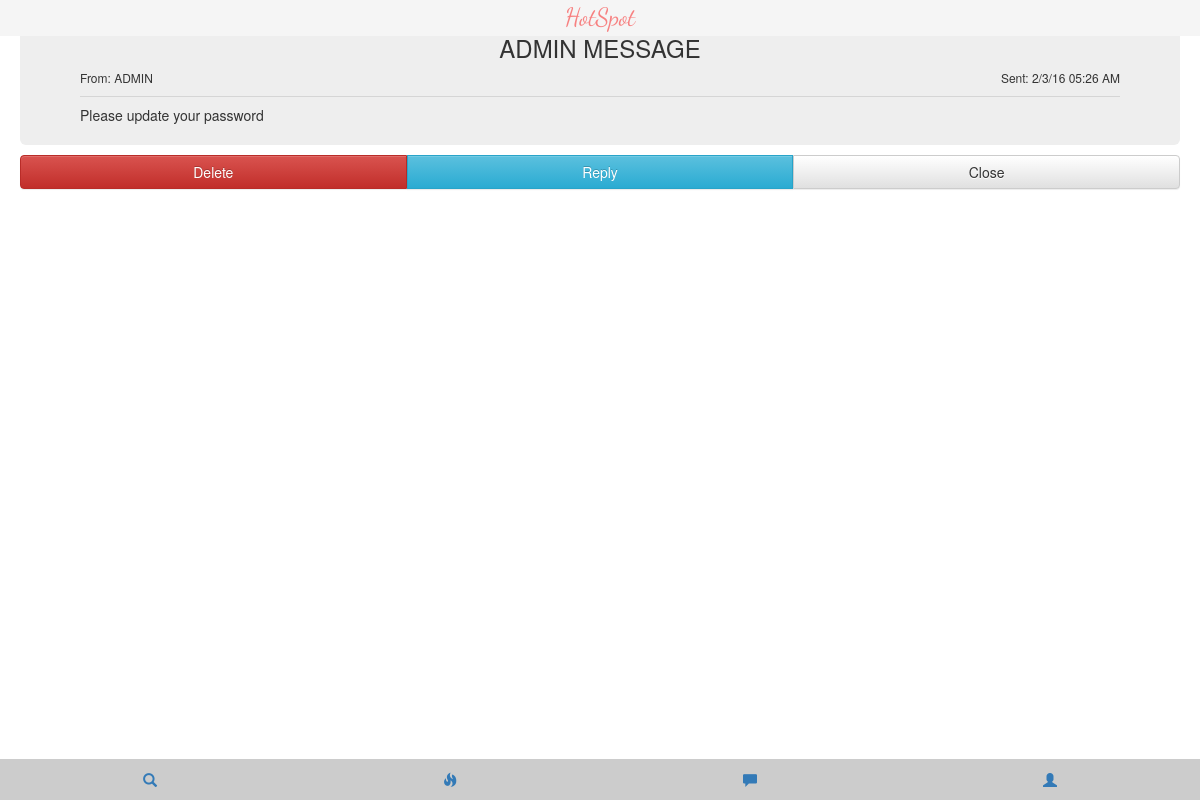
Page /msg.php?dmid=1 (signed in) on the earlier database version.
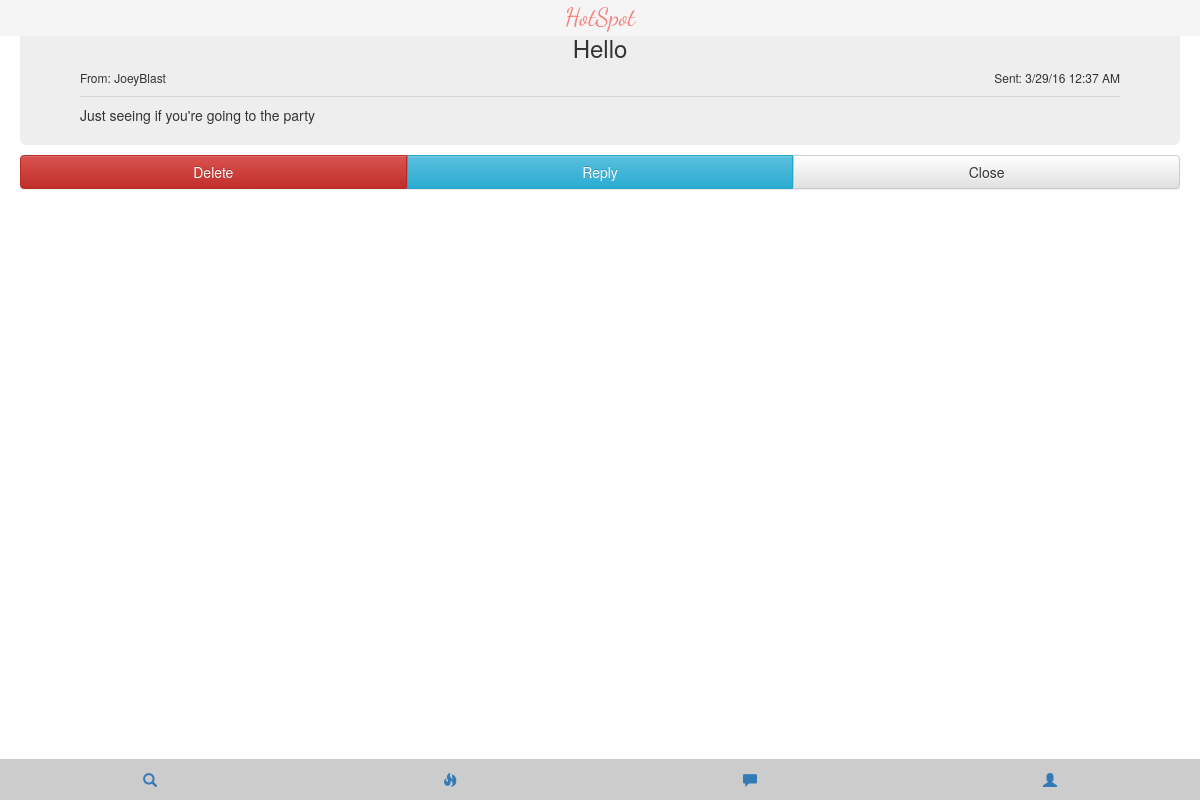
Same page on the later database version.
### tables this page shows
CREATE TABLE `dir_mess` (
  `DM_ID` int(7) NOT NULL,
  `DM_FROM_ID` int(7) NOT NULL,
  `DM_TO_ID` int(7) NOT NULL,
  `DM_SUBJECT` varchar(255) DEFAULT NULL,
  `DM_MESSAGE` longtext NOT NULL,
  `DM_DATE_TIME` timestamp NOT NULL DEFAULT CURRENT_TIMESTAMP ON UPDATE CURRENT_TIMESTAMP,
  `USER_U_ID1` int(7) NOT NULL
);

CREATE TABLE `user` (
  `U_ID` int(7) NOT NULL,
  `U_ACCT_TYPE` char(1) NOT NULL,
  `U_USERNAME` char(255) NOT NULL,
  `U_F_NAME` char(255) NOT NULL,
  `U_L_NAME` char(255) NOT NULL,
  `U_DOB` date NOT NULL,
  `U_HOME_LAT_DEG` int(2) NOT NULL,
  `U_HOME_LAT_MIN` int(2) NOT NULL,
  `U_HOME_LAT_SEC` int(2) NOT NULL,
  `U_HOME_LONG_DEG` int(2) NOT NULL,
  `U_HOME_LONG_MIN` int(2) NOT NULL,
  `U_HOME_LONG_SEC` int(2) NOT NULL,
  `U_SCHOOL` char(255) DEFAULT NULL,
  `U_PHONE` bigint(20) DEFAULT NULL,
  `U_IMAGE` blob
);

### msg.php (the view, shortened to what this page needs)
<!DOCTYPE html>
<html lang="en">
  <head>
    <link rel="stylesheet" type="text/css" href="css/event.css">
    <link rel="stylesheet" type="text/css" href="css/msg.css">
    <link rel="stylesheet" type="text/css" href="css/bootstrap-theme.min.css">
  </head>
  <body>
    <?php
      include("connection.php");
      $dmid = $_GET['dmid'];
    ?>
    <div class="container">
      <?php include("header.php"); ?>
      <br style="line-height:45px;" />
      <div class="jumbotron">
        <?php
          $sql = "SELECT m.dm_id,
                         u.u_username,
                         m.dm_subject,
                         m.dm_message,
                         date_format(m.dm_date_time,'%c/%e/%y %h:%i %p')
                  FROM dir_mess m,
                       user u
                  WHERE u.u_id=m.DM_FROM_ID
                  AND m.dm_id=$dmid";
          $result = $conn->query($sql);
          if ($result->num_rows > 0) {
            while($row = $result->fetch_assoc()) {
              echo "<h3 class=\"text-center\">".
              $row["dm_subject"].
              "</h3><h6 class=\"pull-left\">From: ".
              $row["u_username"].
              "</h6>".
              "<h6 class=\"pull-right\">Sent: ".
              $row["date_format(m.dm_date_time,'%c/%e/%y %h:%i %p')"].
              "</h6><br style=\"line-height:5px;\" /><hr>".
              $row["dm_message"].
              "</p>";
              $msgid=$row["dm_id"];
            }
          } else {
            echo "Database Error, try reloading the message.";
          }
        ?>
      </div>
      <div class="btn-group btn-group-justified" role="group">
        <a class="btn btn-danger" href="delMsg.php?msgid=<?php echo $msgid ?>" role="button">Delete</a>
        <a type="button" class="btn btn-info" data-toggle="modal"
         data-target="#myModal">Reply
       </a>
        <a class="btn btn-default" href="message.php" role="button">Close</a>
      </div>
    </div>
    <?php include("nav.php"); ?>
  </body>
</html>

### header.php (shortened to what this page needs)
<!DOCTYPE html>
<html lang="en">
  <head>
    <link rel="stylesheet" type="text/css" href="css/header.css">
  </head>
  <body>
    <ol class="breadcrumb navbar-fixed-top text-center">
      <li><a href="list.php">HotSpot</a></li>
    </ol>
  </body>
</html>

### nav.php (shortened to what this page needs)
<!DOCTYPE html>
<html lang="en">
  <head>
  </head>
  <body>
    <ul class="nav nav-tabs nav-justified">
      <li role="presentation" data-toggle="modal" data-target="#modal-1">
        <a href="#"><span class="glyphicon glyphicon-search" aria-hidden="true">
        </span></a>
      </li>
      <li role="presentation"><a href="fire.php"><span class="glyphicon
      glyphicon-fire" aria-hidden="true"></span></a></li>
      <li role="presentation"><a href="message.php"><span class="glyphicon
      glyphicon-comment" aria-hidden="true"></span></a></li>
      <li role="presentation">
        <a href="myprofile.php">
          <span class="glyphicon glyphicon-user" aria-hidden="true">
          </span>
        </a>
      </li>
    </ul>
  </body>
</html>

### css/msg.css (style rules this page uses)
.jumbotron { padding-top: 5px; padding-bottom: 5px; margin-bottom: 10px; }
h3 { margin-top: 10px; margin-bottom: 10px; }
h6 { margin-bottom: 0; }
hr { margin-top: 5px; margin-bottom: 8px; }

### css/header.css (style rules this page uses)
.breadcrumb > li > a { display: inline-block; font-size: 25px !important; font-family: 'Dancing Script', cursive !important; text-decoration: none; color: #F78181; }
.breadcrumb { padding-top: 0 !important; padding-bottom: 0 !important; }

Differences in the rows shown:
removed dir_mess: DM_SUBJECT "ADMIN MESSAGE", USER_U_ID1.U_USERNAME "ADMIN", date_format "2/3/16 05:26 AM", DM_MESSAGE "Please update your password"
added dir_mess: DM_SUBJECT "Hello", user.U_USERNAME "JoeyBlast", date_format "3/29/16 12:37 AM", DM_MESSAGE "Just seeing if you're going to the party"
